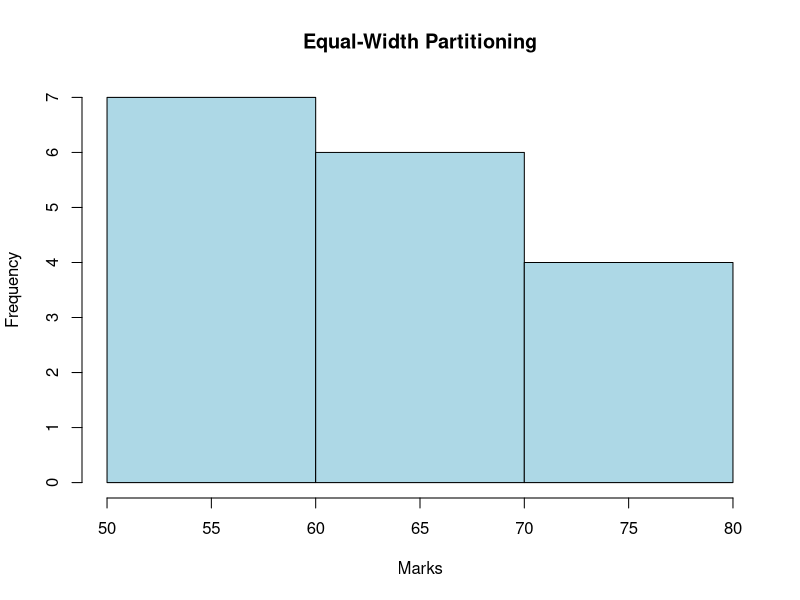

Write the R code that produced this figure.
marks <- c(55, 60, 71, 63, 55, 65, 50, 55,58, 59, 61, 63, 65, 67, 71, 72, 75)
num_bins <- 3
sorted_marks <- sort(marks)
bin_id <- ceiling(seq_along(sorted_marks) * num_bins / length(sorted_marks))
print(split(sorted_marks, bin_id))
width_bins <- cut(marks, breaks = num_bins, include.lowest = TRUE)
print(split(marks, width_bins))
hist(marks, breaks = 3, col = "lightblue",
     main = "Equal-Width Partitioning", xlab = "Marks")
